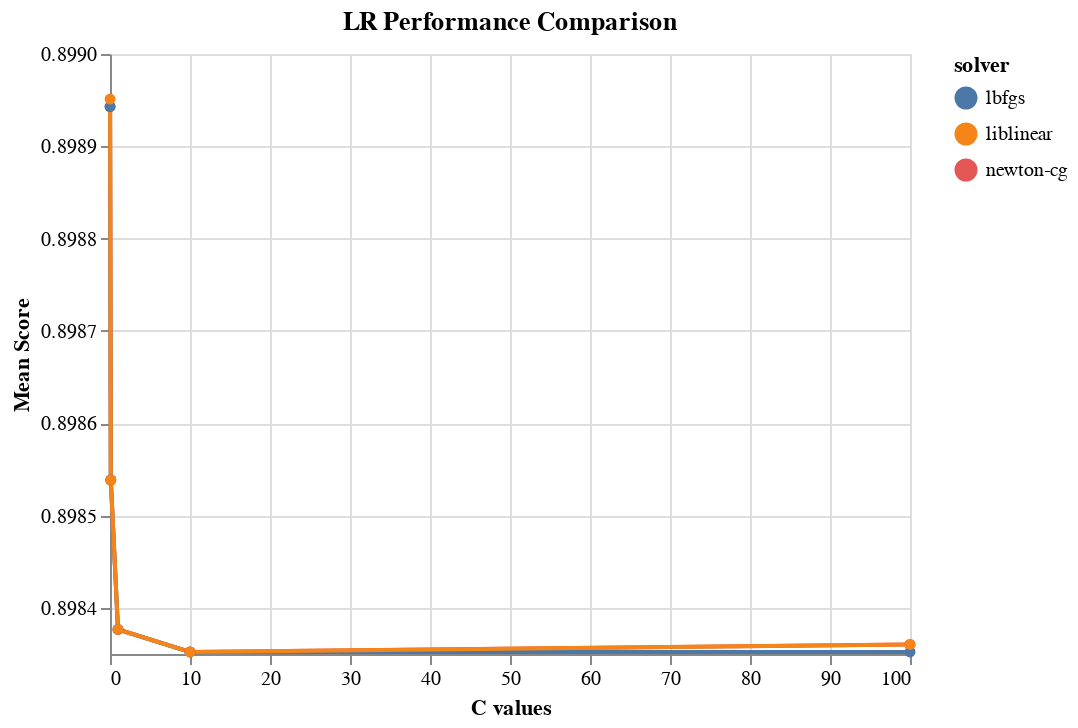

The code cell stored with this chart in its notebook:
### Code cell
import altair as alt

alt.Chart(results_LR, 
          title='LR Performance Comparison'
         ).mark_line(point=True).encode(
    alt.X('C', title='C values'),
    alt.Y('test_score', title='Mean Score', scale=alt.Scale(zero=False)),
    color='solver'
)

### Figure 1 — Vega-Lite specification as saved in the notebook (floating-point values rounded to 4 significant figures)
{"config": {"view": {"continuousWidth": 400, "continuousHeight": 300}}, "data": {"name": "data-7b4034351848b191c0c5a1f00e5fb246"}, "mark": {"type": "line", "point": true}, "encoding": {"color": {"type": "nominal", "field": "solver"}, "x": {"type": "quantitative", "field": "C", "title": "C values"}, "y": {"type": "quantitative", "field": "test_score", "scale": {"zero": false}, "title": "Mean Score"}}, "title": "LR Performance Comparison", "$schema": "https://vega.github.io/schema/vega-lite/v4.8.1.json", "datasets": {"data-7b4034351848b191c0c5a1f00e5fb246": [{"C": 100.0, "penalty": "l2", "solver": "newton-cg", "test_score": 0.8984}, {"C": 100.0, "penalty": "l2", "solver": "lbfgs", "test_score": 0.8984}, {"C": 100.0, "penalty": "l2", "solver": "liblinear", "test_score": 0.8984}, {"C": 10.0, "penalty": "l2", "solver": "newton-cg", "test_score": 0.8984}, {"C": 10.0, "penalty": "l2", "solver": "lbfgs", "test_score": 0.8984}, {"C": 10.0, "penalty": "l2", "solver": "liblinear", "test_score": 0.8984}, {"C": 1.0, "penalty": "l2", "solver": "newton-cg", "test_score": 0.8984}, {"C": 1.0, "penalty": "l2", "solver": "lbfgs", "test_score": 0.8984}, {"C": 1.0, "penalty": "l2", "solver": "liblinear", "test_score": 0.8984}, {"C": 0.1, "penalty": "l2", "solver": "newton-cg", "test_score": 0.8985}, {"C": 0.1, "penalty": "l2", "solver": "lbfgs", "test_score": 0.8985}, {"C": 0.1, "penalty": "l2", "solver": "liblinear", "test_score": 0.8985}, {"C": 0.01, "penalty": "l2", "solver": "newton-cg", "test_score": 0.8989}, {"C": 0.01, "penalty": "l2", "solver": "lbfgs", "test_score": 0.8989}, {"C": 0.01, "penalty": "l2", "solver": "liblinear", "test_score": 0.899}]}}
